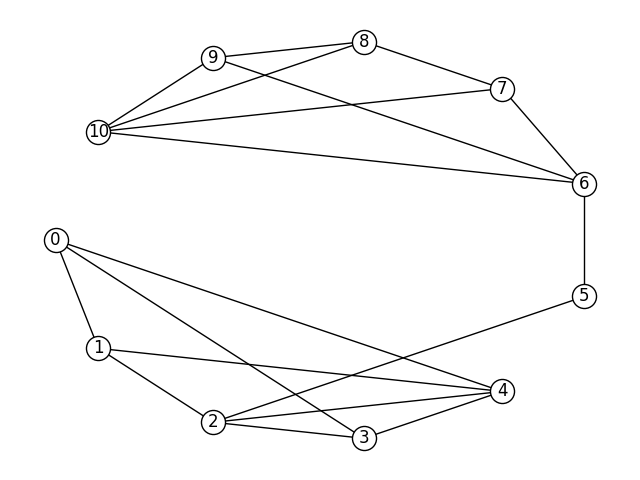

The script that saved this image:
import networkx as nx
import networkx.algorithms.community as nx_comm
import matplotlib.pyplot as plt

g = nx.Graph()
g.add_edges_from(
    [
        [0, 1],
        [1, 2],
        [2, 3],
        [3, 0],
        [0, 4],
        [1, 4],
        [2, 4],
        [3, 4],
        [2, 5],
        [5, 6],
        [6, 7],
        [7, 8],
        [8, 9],
        [9, 6],
        [6, 10],
        [7, 10],
        [8, 10],
        [9, 10],
    ]
)

communities = [[0, 1, 2, 3], [4], [5], [6, 7, 8, 9, 10]]

options = {
    "node_color": "white",
    "edgecolors": "black",
    "with_labels": True,
}
nx.draw_shell(g, **options)
plt.savefig("2022_184.png")
plt.close()

print(f"Modularity = {nx_comm.modularity(g, communities)}")
